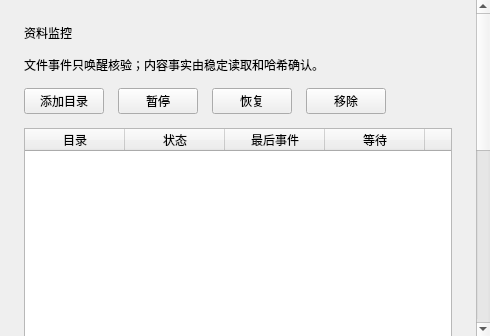
<?xml version="1.0" encoding="UTF-8"?>
<ui version="4.0">
 <class>MonitoringPage</class>
 <widget class="QWidget" name="monitoringPage">
  <layout class="QVBoxLayout" name="monitoringRootVerticalLayout">
   <property name="leftMargin"><number>0</number></property><property name="topMargin"><number>0</number></property><property name="rightMargin"><number>0</number></property><property name="bottomMargin"><number>0</number></property>
   <item>
    <widget class="QScrollArea" name="monitoringScrollArea">
     <property name="widgetResizable"><bool>true</bool></property>
     <property name="horizontalScrollBarPolicy"><enum>Qt::ScrollBarAlwaysOff</enum></property>
     <property name="verticalScrollBarPolicy"><enum>Qt::ScrollBarAsNeeded</enum></property>
     <property name="frameShape"><enum>QFrame::NoFrame</enum></property>
     <widget class="QWidget" name="monitoringContentWidget">
      <property name="minimumSize"><size><width>0</width><height>760</height></size></property>
      <layout class="QVBoxLayout" name="monitoringContentVerticalLayout">
       <property name="leftMargin"><number>24</number></property><property name="topMargin"><number>24</number></property><property name="rightMargin"><number>24</number></property><property name="bottomMargin"><number>24</number></property><property name="spacing"><number>14</number></property>
       <item><widget class="QLabel" name="pageTitleLabel"><property name="text"><string>资料监控</string></property></widget></item>
       <item><widget class="QLabel" name="monitoringHelpLabel"><property name="text"><string>文件事件只唤醒核验；内容事实由稳定读取和哈希确认。</string></property><property name="wordWrap"><bool>true</bool></property></widget></item>
       <item>
        <layout class="QHBoxLayout" name="monitoringActionsHorizontalLayout">
         <item><widget class="QPushButton" name="addMonitoringRootButton"><property name="text"><string>添加目录</string></property></widget></item>
         <item><widget class="QPushButton" name="pauseMonitoringRootButton"><property name="text"><string>暂停</string></property></widget></item>
         <item><widget class="QPushButton" name="resumeMonitoringRootButton"><property name="text"><string>恢复</string></property></widget></item>
         <item><widget class="QPushButton" name="removeMonitoringRootButton"><property name="text"><string>移除</string></property></widget></item>
         <item><spacer name="monitoringActionSpacer"><property name="orientation"><enum>Qt::Horizontal</enum></property><property name="sizeHint" stdset="0"><size><width>80</width><height>20</height></size></property></spacer></item>
        </layout>
       </item>
       <item>
        <widget class="QTableWidget" name="monitoringRootsTable">
         <property name="minimumSize"><size><width>0</width><height>300</height></size></property>
         <property name="editTriggers"><set>QAbstractItemView::NoEditTriggers</set></property>
         <property name="selectionBehavior"><enum>QAbstractItemView::SelectRows</enum></property>
         <property name="selectionMode"><enum>QAbstractItemView::SingleSelection</enum></property>
         <property name="columnCount"><number>8</number></property>
         <column><property name="text"><string>目录</string></property></column>
         <column><property name="text"><string>状态</string></property></column>
         <column><property name="text"><string>最后事件</string></property></column>
         <column><property name="text"><string>等待</string></property></column>
         <column><property name="text"><string>失败</string></property></column>
         <column><property name="text"><string>对账进度</string></property></column>
         <column><property name="text"><string>查看状态</string></property></column>
         <column><property name="text"><string>最近导入</string></property></column>
        </widget>
       </item>
       <item><widget class="QLabel" name="monitoringDetailLabel"><property name="text"><string>双击一行查看详情。</string></property><property name="wordWrap"><bool>true</bool></property><property name="minimumSize"><size><width>0</width><height>60</height></size></property></widget></item>
       <item><widget class="QProgressBar" name="reconciliationProgressBar"><property name="value"><number>0</number></property></widget></item>
       <item><spacer name="monitoringVerticalSpacer"><property name="orientation"><enum>Qt::Vertical</enum></property><property name="sizeHint" stdset="0"><size><width>20</width><height>100</height></size></property></spacer></item>
      </layout>
     </widget>
    </widget>
   </item>
  </layout>
 </widget>
 <resources/><connections/>
</ui>
